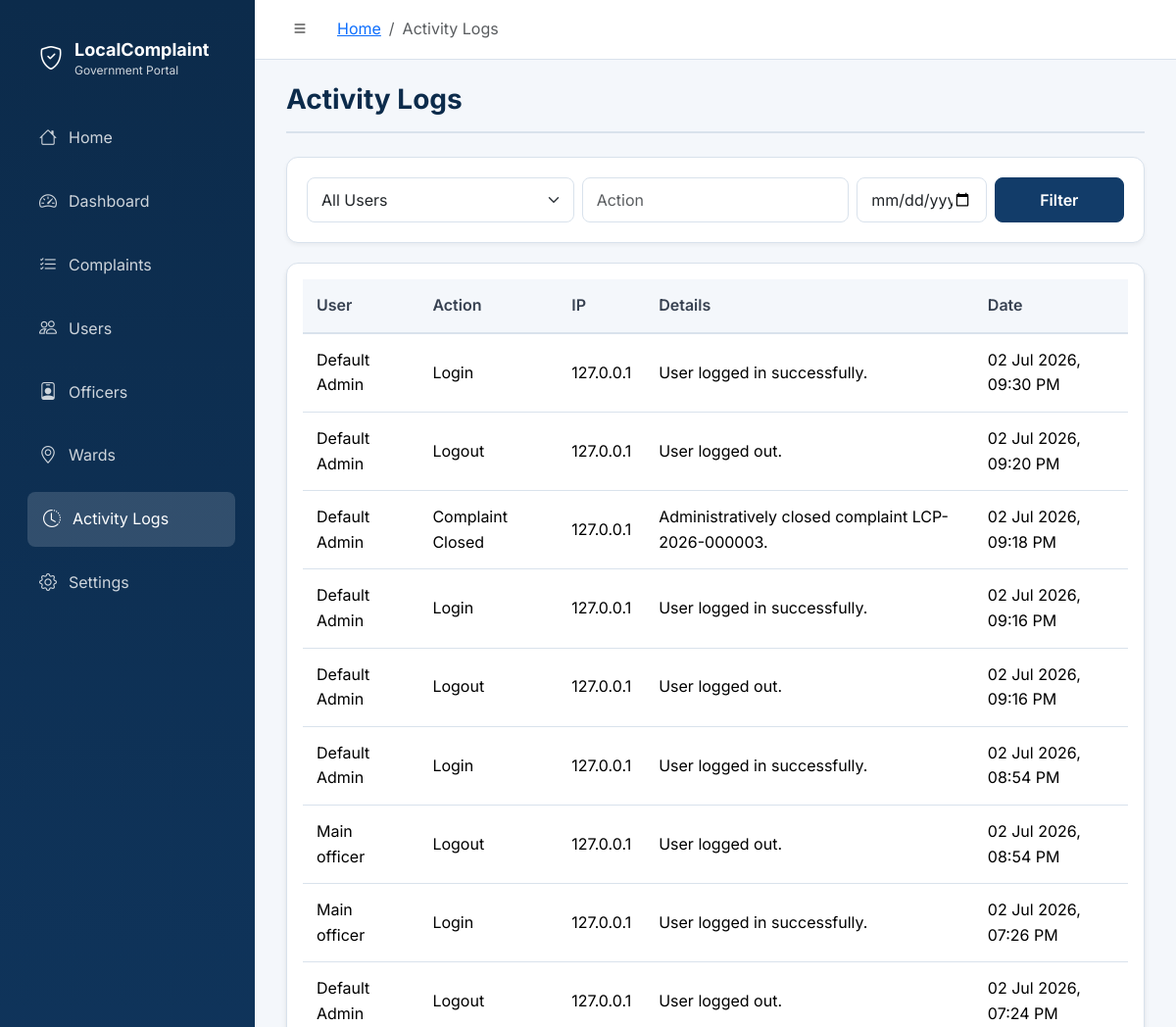
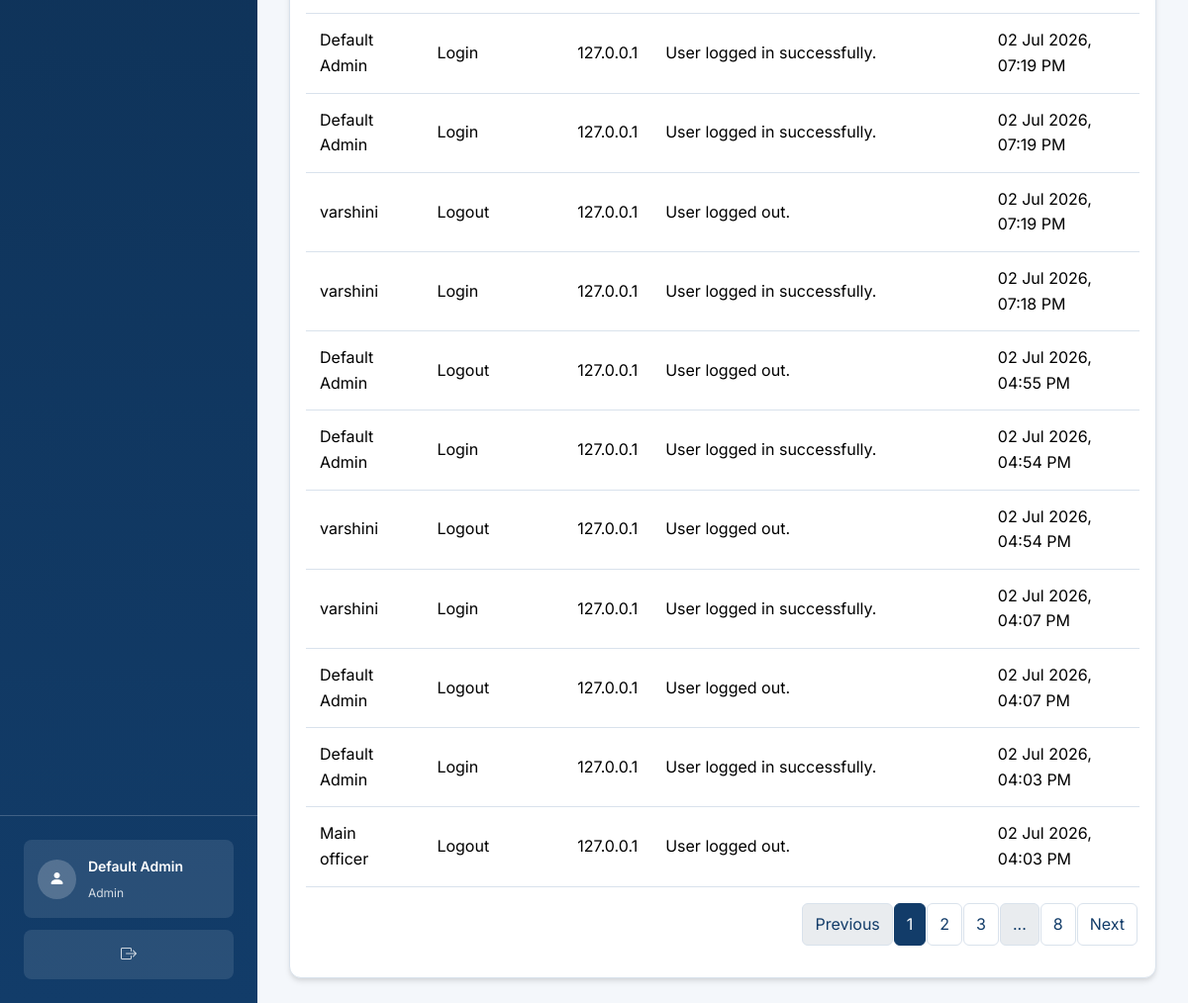
Page /admin/activity-logs (signed in) on the committed database (2 pictures, top to bottom).
### backend/models/user.py (models this page shows, shortened)
class User(UserMixin, db.Model):
    __tablename__ = "users"
    ROLE_CITIZEN = "citizen"
    ROLE_OFFICER = "officer"
    ROLE_ADMIN = "admin"
    ROLES = (ROLE_CITIZEN, ROLE_OFFICER, ROLE_ADMIN)
    user_id = db.Column(db.Integer, primary_key=True, autoincrement=True)
    full_name = db.Column(db.String(120), nullable=False)
    email = db.Column(db.String(150), nullable=False, unique=True, index=True)
    password_hash = db.Column(db.String(255), nullable=False)
    phone = db.Column(db.String(20))
    role = db.Column(
        db.Enum(*ROLES, name="user_role"),
        nullable=False,
        default=ROLE_CITIZEN,
        index=True,
    )
    security_question = db.Column(db.String(255))
    security_answer_hash = db.Column(db.String(255))
    is_active = db.Column(db.Boolean, nullable=False, default=True, index=True)
    created_at = db.Column(db.DateTime, nullable=False, default=datetime.utcnow)
    updated_at = db.Column(
        db.DateTime,
        nullable=False,
        default=datetime.utcnow,
        onupdate=datetime.utcnow,
    )
    citizen_complaints = db.relationship(
        "Complaint",
        foreign_keys="Complaint.citizen_id",
        back_populates="citizen",
        lazy="dynamic",
    )
    assigned_complaints = db.relationship(
        "Complaint",
        foreign_keys="Complaint.assigned_officer_id",
        back_populates="assigned_officer",
        lazy="dynamic",
    )
    assigned_wards = db.relationship(
        "Ward",
        foreign_keys="Ward.assigned_officer_id",
        back_populates="assigned_officer",
        lazy="dynamic",
    )
    complaint_updates = db.relationship(
        "ComplaintUpdate",
        back_populates="updated_by_user",
        lazy="dynamic",
    )
    notifications = db.relationship(
        "Notification",
        back_populates="user",
        lazy="dynamic",
        cascade="all, delete-orphan",
    )
    feedback_entries = db.relationship(
        "Feedback",
        back_populates="citizen",
        lazy="dynamic",
    )
    activity_logs = db.relationship(
        "ActivityLog",
        back_populates="user",
        lazy="dynamic",
    )

### backend/models/system.py (models this page shows, shortened)
class ActivityLog(db.Model):
    __tablename__ = "activity_logs"
    log_id = db.Column(db.Integer, primary_key=True, autoincrement=True)
    user_id = db.Column(
        db.Integer,
        db.ForeignKey("users.user_id", ondelete="SET NULL", onupdate="CASCADE"),
        index=True,
    )
    action = db.Column(db.String(150), nullable=False, index=True)
    ip_address = db.Column(db.String(45))
    details = db.Column(db.Text)
    created_at = db.Column(
        db.DateTime,
        nullable=False,
        default=datetime.utcnow,
        index=True,
    )
    updated_at = db.Column(
        db.DateTime,
        nullable=False,
        default=datetime.utcnow,
        onupdate=datetime.utcnow,
    )
    user = db.relationship(
        "User",
        back_populates="activity_logs",
    )
    @property
    def actor_name(self):
        if self.user:
            return self.user.full_name
        return "System"

### backend/routes/admin_routes.py (the view)
@admin_bp.route("/activity-logs", methods=["GET"])
@admin_required
def activity_logs():
    form = AdminActivityLogFilterForm(request.args)
    query = ActivityLog.query
    if form.user_id.data:
        query = query.filter(ActivityLog.user_id == form.user_id.data)
    if form.action.data:
        search = f"%{form.action.data}%"
        query = query.filter(ActivityLog.action.ilike(search))
    if form.date.data:
        query = query.filter(func.date(ActivityLog.created_at) == form.date.data)
    page = request.args.get("page", 1, type=int)
    logs = (
        query.options(db.joinedload(ActivityLog.user))
        .order_by(ActivityLog.created_at.desc())
        .paginate(page=page, per_page=ACTIVITY_LOGS_PER_PAGE, error_out=False)
    )
    return render_template("admin/activity_logs.html", logs=logs, form=form)

### backend/forms/admin_forms.py (shortened to what this page needs)
class AdminActivityLogFilterForm(FlaskForm):
    user_id = SelectField("User", coerce=int, validators=[Optional()])
    action = StringField("Action", validators=[Optional(), Length(max=150)])
    date = DateField("Date", format="%Y-%m-%d", validators=[Optional()])
    submit = SubmitField("Filter")
    def __init__(self, *args, **kwargs):
        super().__init__(*args, **kwargs)
        users = User.query.order_by(User.full_name).all()
        self.user_id.choices = [(0, "All Users")] + [(u.user_id, f"{u.full_name} ({u.role})") for u in users]

### backend/__init__.py (called while the page is built)
def create_app(config_name=None):
    app = Flask(
        __name__,
        static_folder="static",
        template_folder="templates",
    )
    load_config(app, config_name)
    init_extensions(app)
    register_blueprints(app)
    register_context_processors(app)
    register_jinja_filters(app)
    register_cli_commands(app)
    register_error_handlers(app)
    configure_session_security(app)
    ensure_upload_directories(app)
    register_temporary_routes(app)
    @app.after_request
    def add_header(response):
        response.headers["Cache-Control"] = "no-store, no-cache, must-revalidate, post-check=0, pre-check=0, max-age=0"
        response.headers["Pragma"] = "no-cache"
        response.headers["Expires"] = "-1"
        return response
    return app

### backend/extensions.py (called while the page is built)
@login_manager.user_loader
def load_user(user_id):
    from backend.models import User
    if not user_id:
        return None
    try:
        return db.session.get(User, int(user_id))
    except (TypeError, ValueError):
        return None

### backend/routes/auth_routes.py (called while the page is built)
def role_required(required_role):
    def decorator(view_func):
        @wraps(view_func)
        @login_required
        def wrapped_view(*args, **kwargs):
            if not current_user.is_active or current_user.role != required_role:
                flash("Access denied. You do not have permission to view this page.", "danger")
                return redirect_for_role(current_user)
            return view_func(*args, **kwargs)
        return wrapped_view
    return decorator

### backend/utils/datetime_utils.py (called while the page is built)
def utc_to_ist(dt):
    if dt is None:
        return None
    if not isinstance(dt, datetime):
        import logging
        logging.error(f"utc_to_ist received unexpected type: {type(dt)}")
        return ""
    if dt.tzinfo is None:
        dt = dt.replace(tzinfo=timezone.utc)
    return dt.astimezone(IST)

def format_datetime(dt):
    if dt is None:
        return ""
    ist_dt = utc_to_ist(dt)
    return ist_dt.strftime("%d %b %Y, %I:%M %p")

### backend/templates/admin/activity_logs.html (shortened to what this page needs)
{% extends "base_dashboard.html" %}
{% from "components/macros.html" import form_field, empty_state, table_header with context %}
{% block content %}
<div class="page-header"><h1 class="h3">Activity Logs</h1></div>
<div class="filter-panel"><form autocomplete="off" class="row g-2" method="get"><div class="col-md-4">{{ form.user_id(class="form-select") }}</div><div class="col-md-4">{{ form.action(class="form-control", placeholder="Action") }}</div><div class="col-md-2">{{ form.date(class="form-control") }}</div><div class="col-md-2">{{ form.submit(class="btn btn-primary w-100") }}</div></form></div>
<div class="card p-3 table-responsive"><div class="table-responsive">
<table class="table table-hover align-middle align-middle"><thead><tr><th>User</th><th>Action</th><th>IP</th><th>Details</th><th>Date</th></tr></thead><tbody>{% for log in logs.items %}<tr><td>{{ log.actor_name }}</td><td>{{ log.action }}</td><td>{{ log.ip_address }}</td><td>{{ log.details }}</td><td>{{ log.created_at|datetime }}</td></tr>{% else %}<tr><td colspan="5" class="text-muted">No logs found.</td></tr>{% endfor %}</tbody></table>
</div>{% set pagination = logs %}{% include "components/pagination.html" %}</div>
{% endblock %}

### backend/templates/base_dashboard.html (shortened to what this page needs)
<!doctype html>
<html lang="en">
<head>
  <link href="https://cdn.jsdelivr.net/npm/bootstrap@5.3.3/dist/css/bootstrap.min.css" rel="stylesheet">
  <link href="https://cdn.jsdelivr.net/npm/bootstrap-icons@1.11.3/font/bootstrap-icons.min.css" rel="stylesheet">
  <link rel="stylesheet" href="{{ url_for('static', filename='css/style.css') }}">
</head>
<body class="dashboard-body">
  <aside class="sidebar" id="sidebar">
    <div class="sidebar-header">
      <a href="{{ url_for('index') }}" class="sidebar-brand">
        <div class="sidebar-brand-icon"><i class="bi bi-shield-check"></i></div>
        <div class="sidebar-brand-text">
          <span class="sidebar-brand-title">LocalComplaint</span>
          <span class="sidebar-brand-sub">Government Portal</span>
        </div>
      </a>
    </div>
    <nav class="sidebar-nav">
      {% block sidebar_nav %}
        {% if current_user.is_authenticated %}
          {% if current_user.role == 'citizen' %}
            {% include "components/sidebar_citizen.html" %}
          {% elif current_user.role == 'officer' %}
            {% include "components/sidebar_officer.html" %}
          {% elif current_user.role == 'admin' %}
            {% include "components/sidebar_admin.html" %}
          {% endif %}
        {% endif %}
      {% endblock %}
    </nav>
    <div class="sidebar-footer">
      <div class="sidebar-user">
        <div class="sidebar-user-avatar">
          <i class="bi bi-person-fill"></i>
        </div>
        <div class="sidebar-user-info">
          <span class="sidebar-user-name">{{ current_user.full_name if current_user.is_authenticated else 'Guest' }}</span>
          <span class="sidebar-user-role">{{ current_user.role | capitalize if current_user.is_authenticated else '' }}</span>
        </div>
      </div>
      <a href="{{ url_for('auth.logout') }}" class="sidebar-logout" title="Logout">
        <i class="bi bi-box-arrow-right"></i>
      </a>
    </div>
  </aside>
  <div class="main-wrapper">
    <header class="topbar">
      <button class="topbar-toggle" id="sidebarToggle" aria-label="Toggle sidebar">
        <i class="bi bi-list"></i>
      </button>
      <div class="topbar-breadcrumb">
        {% block breadcrumb %}
          {% set path_parts = request.path.strip('/').split('/') %}
          <nav aria-label="breadcrumb">
            <ol class="breadcrumb mb-0">
              <li class="breadcrumb-item"><a href="{{ url_for(current_user.role|lower + '.dashboard') if current_user.is_authenticated else url_for('index') }}">Home</a></li>
              {% for part in path_parts %}
                {% if part != current_user.role|lower %}
                  {% if loop.last %}
                    <li class="breadcrumb-item active" aria-current="page">{{ part | replace('_', ' ') | replace('-', ' ') | title }}</li>
                  {% else %}
                    <li class="breadcrumb-item text-muted">{{ part | replace('_', ' ') | replace('-', ' ') | title }}</li>
                  {% endif %}
                {% endif %}
              {% endfor %}
            </ol>
          </nav>
        {% endblock %}
      </div>
    </header>
    <main class="page-content">
      {% block content %}{% endblock %}
    </main>
  </div>
</body>
</html>

### backend/static/css/style.css (style rules this page uses)
:root { --gov-blue: #123c69; --gov-blue-dark: #0c2b4b; --gov-accent: #2f80ed; --gov-accent-light: #e8f0fe; --surface: #ffffff; --soft-bg: #f4f7fb; --border: #d9e2ec; --text-muted: #64748b; --success: #10b981; --warning: #f59e0b; --danger: #ef4444; --info: #3b82f6; }
body { background: var(--soft-bg); color: #1f2937; font-family: 'Inter', -apple-system, BlinkMacSystemFont, 'Segoe UI', Roboto, sans-serif; line-height: 1.6; }
.page-header { display: flex; justify-content: space-between; gap: 1rem; align-items: center; margin-bottom: 1rem; }
.card, .filter-panel, .table-card { border: 1px solid var(--border); border-radius: .5rem; box-shadow: 0 8px 22px rgba(15, 23, 42, .04); }
.filter-panel { background: #fff; padding: 1rem; margin-bottom: 1rem; }
.form-control, .form-select { border: 1px solid var(--border); border-radius: 0.5rem; padding: 0.625rem 0.875rem; transition: border-color 0.2s, box-shadow 0.2s; }
.btn { border-radius: 0.5rem; font-weight: 600; padding: 0.625rem 1.25rem; transition: all 0.2s; }
.btn-primary { background: var(--gov-blue); border-color: var(--gov-blue); }
.table { border-collapse: separate; border-spacing: 0; }
.table thead th { background: var(--soft-bg); border-bottom: 2px solid var(--border); font-weight: 600; color: #374151; padding: 0.875rem; vertical-align: middle; }
.table tbody td { border-bottom: 1px solid var(--border); padding: 0.875rem; vertical-align: middle; }
.card { border: 1px solid var(--border); border-radius: 0.75rem; box-shadow: 0 4px 6px -1px rgba(0, 0, 0, 0.1), 0 2px 4px -1px rgba(0, 0, 0, 0.06); transition: box-shadow 0.2s; }
.filter-panel { background: #fff; border: 1px solid var(--border); border-radius: 0.75rem; padding: 1.25rem; margin-bottom: 1.25rem; box-shadow: 0 2px 4px rgba(0, 0, 0, 0.05); }
.page-header { display: flex; justify-content: space-between; gap: 1rem; align-items: center; margin-bottom: 1.5rem; padding-bottom: 1rem; border-bottom: 2px solid var(--border); }
.page-header h1, .page-header h2, .page-header h3 { margin: 0; color: var(--gov-blue-dark); font-weight: 700; }
.dashboard-body { background: var(--soft-bg); display: flex; height: 100vh; overflow: hidden; }
.sidebar { background: linear-gradient(180deg, var(--gov-blue-dark) 0%, var(--gov-blue) 100%); color: #fff; width: 260px; flex-shrink: 0; display: flex; flex-direction: column; height: 100vh; }
.sidebar-header { flex-shrink: 0; padding: 1.5rem 1.5rem 0 1.5rem; }
.sidebar-brand { color: #fff; text-decoration: none; display: flex; align-items: center; gap: 0.75rem; padding: 1rem; margin-bottom: 1rem; border-radius: 0.5rem; transition: background 0.2s; }
.sidebar-brand-icon { font-size: 1.5rem; }
.sidebar-brand-text { display: flex; flex-direction: column; }
.sidebar-brand-title { font-weight: 700; font-size: 1.125rem; line-height: 1.2; }
.sidebar-brand-sub { font-size: 0.75rem; opacity: 0.8; }
.sidebar-nav { flex: 1; overflow-y: auto; min-height: 0; padding: 0 1.5rem; }
.sidebar-footer { flex-shrink: 0; margin-top: auto; padding: 1.5rem; border-top: 1px solid rgba(255, 255, 255, 0.2); }
.sidebar-user { display: flex; align-items: center; gap: 0.75rem; padding: 0.875rem; background: rgba(255, 255, 255, 0.1); border-radius: 0.5rem; margin-bottom: 0.75rem; }
.sidebar-user-avatar { background: rgba(255, 255, 255, 0.2); border-radius: 50%; width: 40px; height: 40px; display: flex; align-items: center; justify-content: center; }
.sidebar-user-name { font-weight: 600; font-size: 0.875rem; }
.sidebar-user-role { font-size: 0.75rem; opacity: 0.8; }
.sidebar-logout { color: rgba(255, 255, 255, 0.8); display: flex; align-items: center; justify-content: center; padding: 0.75rem; background: rgba(255, 255, 255, 0.1); border-radius: 0.5rem; text-decoration: none; transition: all 0.2s; }
.main-wrapper { flex-grow: 1; display: flex; flex-direction: column; height: 100vh; overflow: hidden; background: var(--soft-bg); }
.topbar { background: #fff; padding: 1rem 2rem; display: flex; align-items: center; justify-content: space-between; border-bottom: 1px solid var(--border); flex-shrink: 0; }
.topbar-toggle { background: none; border: none; }
.topbar-breadcrumb { flex: 1; margin: 0 1.5rem; }
.page-content { flex-grow: 1; padding: 1.5rem 2rem; overflow-y: auto; }

### rows in the picture
User: is_active+full_name "Default Admin", role "Admin"
ActivityLog: actor_name "Default Admin", action "Login", ip_address "127.0.0.1", details "User logged in successfully.", created_at "02 Jul 2026, 09:30 PM"
ActivityLog: actor_name "Default Admin", action "Logout", ip_address "127.0.0.1", details "User logged out.", created_at "02 Jul 2026, 09:20 PM"
ActivityLog: actor_name "Default Admin", action "Complaint Closed", ip_address "127.0.0.1", details "Administratively closed complaint LCP-2026-000003.", created_at "02 Jul 2026, 09:18 PM"
ActivityLog: actor_name "Default Admin", action "Login", ip_address "127.0.0.1", details "User logged in successfully.", created_at "02 Jul 2026, 09:16 PM"
ActivityLog: actor_name "Default Admin", action "Logout", ip_address "127.0.0.1", details "User logged out.", created_at "02 Jul 2026, 09:16 PM"
ActivityLog: actor_name "Default Admin", action "Login", ip_address "127.0.0.1", details "User logged in successfully.", created_at "02 Jul 2026, 08:54 PM"
ActivityLog: actor_name "Main officer", action "Logout", ip_address "127.0.0.1", details "User logged out.", created_at "02 Jul 2026, 08:54 PM"
ActivityLog: actor_name "Main officer", action "Login", ip_address "127.0.0.1", details "User logged in successfully.", created_at "02 Jul 2026, 07:26 PM"
ActivityLog: actor_name "Default Admin", action "Logout", ip_address "127.0.0.1", details "User logged out.", created_at "02 Jul 2026, 07:24 PM"
ActivityLog: actor_name "Default Admin", action "Login", ip_address "127.0.0.1", details "User logged in successfully.", created_at "02 Jul 2026, 07:19 PM"
ActivityLog: actor_name "Default Admin", action "Login", ip_address "127.0.0.1", details "User logged in successfully.", created_at "02 Jul 2026, 07:19 PM"
ActivityLog: actor_name "varshini", action "Logout", ip_address "127.0.0.1", details "User logged out.", created_at "02 Jul 2026, 07:19 PM"
ActivityLog: actor_name "varshini", action "Login", ip_address "127.0.0.1", details "User logged in successfully.", created_at "02 Jul 2026, 07:18 PM"
ActivityLog: actor_name "Default Admin", action "Logout", ip_address "127.0.0.1", details "User logged out.", created_at "02 Jul 2026, 04:55 PM"
ActivityLog: actor_name "Default Admin", action "Login", ip_address "127.0.0.1", details "User logged in successfully.", created_at "02 Jul 2026, 04:54 PM"
ActivityLog: actor_name "varshini", action "Logout", ip_address "127.0.0.1", details "User logged out.", created_at "02 Jul 2026, 04:54 PM"
ActivityLog: actor_name "varshini", action "Login", ip_address "127.0.0.1", details "User logged in successfully.", created_at "02 Jul 2026, 04:07 PM"
ActivityLog: actor_name "Default Admin", action "Logout", ip_address "127.0.0.1", details "User logged out.", created_at "02 Jul 2026, 04:07 PM"
ActivityLog: actor_name "Default Admin", action "Login", ip_address "127.0.0.1", details "User logged in successfully.", created_at "02 Jul 2026, 04:03 PM"
ActivityLog: actor_name "Main officer", action "Logout", ip_address "127.0.0.1", details "User logged out.", created_at "02 Jul 2026, 04:03 PM"

### other values in the picture
{{ part | replace('_', ' ') | replace('-', ' ') | title }} "Activity Logs"
{{ page_num }} "1" "2" "3" "8"
